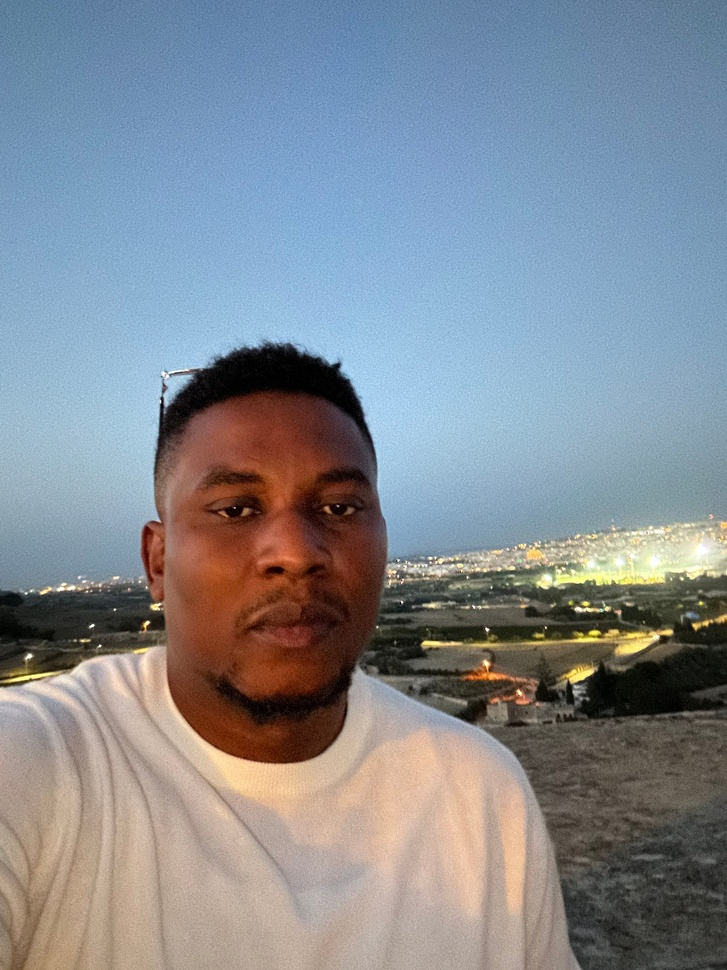
#> input picture img.jpg, 727 x 970 px, shrunk from 2316 x 3088 before the run
$ python image_blur.py
#> lines starting #> are read from the running program, lines starting #| are printed output that depends on the picture
import cv2
import numpy as np

def image_blur(image_path, output_path):
    # Read the image
#> called with image_path = 'img.jpg', output_path = 'image_blur.jpg'
    image = cv2.imread(image_path)
#> image is the input picture: shape (970, 727, 3); mean B, G, R 146.1, 138.2, 131.7

    # Convert the image to grayscale
    gray = cv2.cvtColor(image, cv2.COLOR_BGR2GRAY)
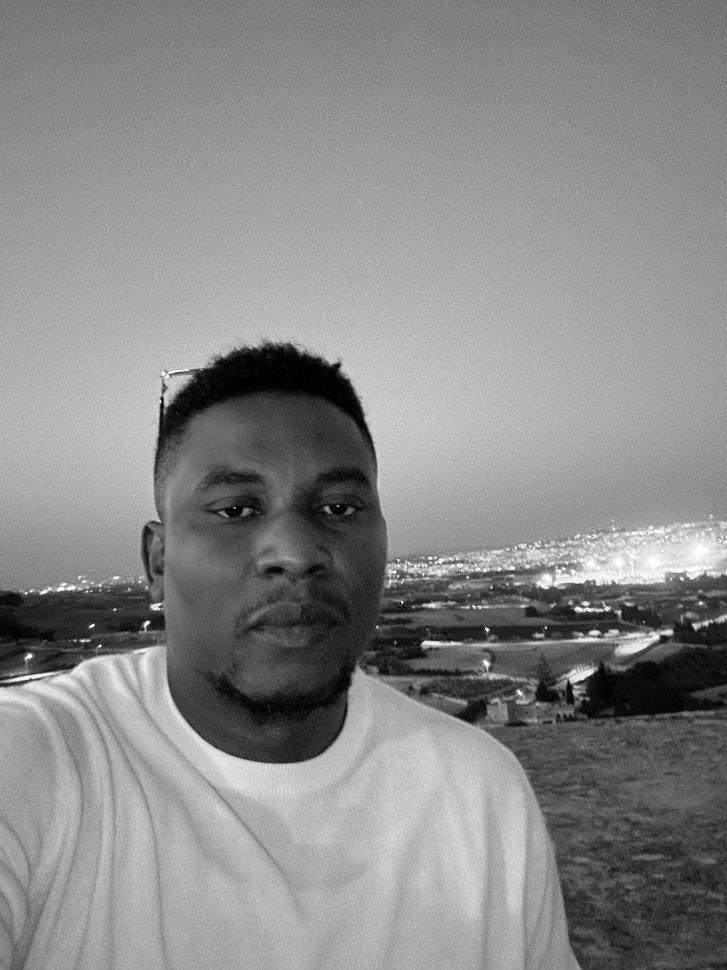
#> gray: shape (970, 727); min 0, max 255, mean 137.2

    # Apply Gaussian blur to reduce noise
    blurred = cv2.GaussianBlur(gray, (5, 5), 0)

    # Invert the blurred image
    inverted = cv2.bitwise_not(blurred)
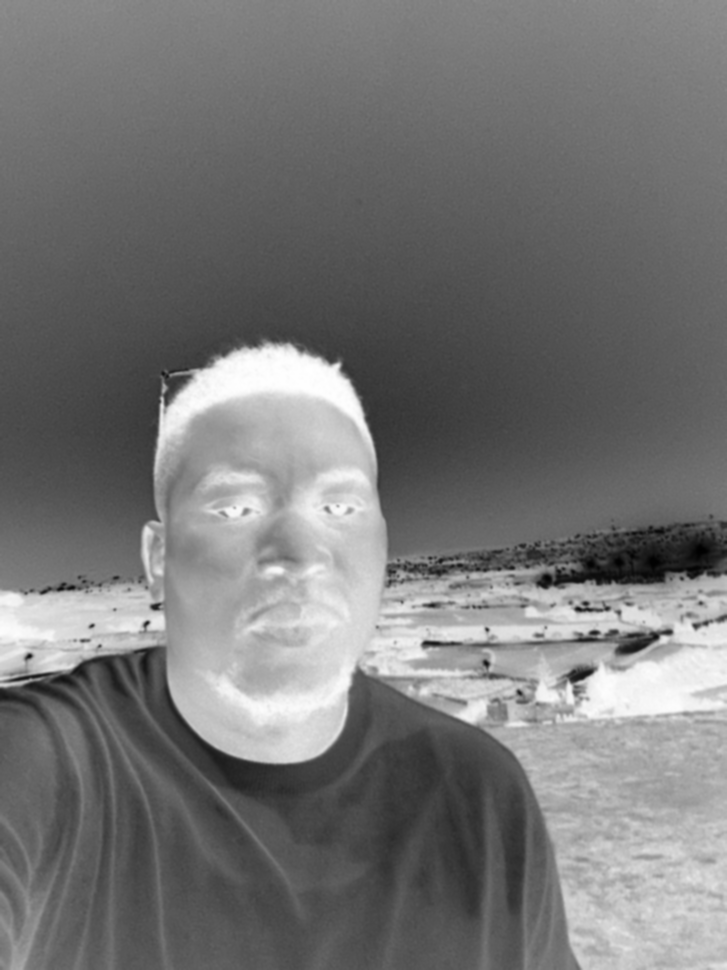
#> inverted: shape (970, 727); min 0, max 255, mean 117.8

    # Apply the pencil sketch effect
    sketch = cv2.divide(gray, inverted, scale=256.0)
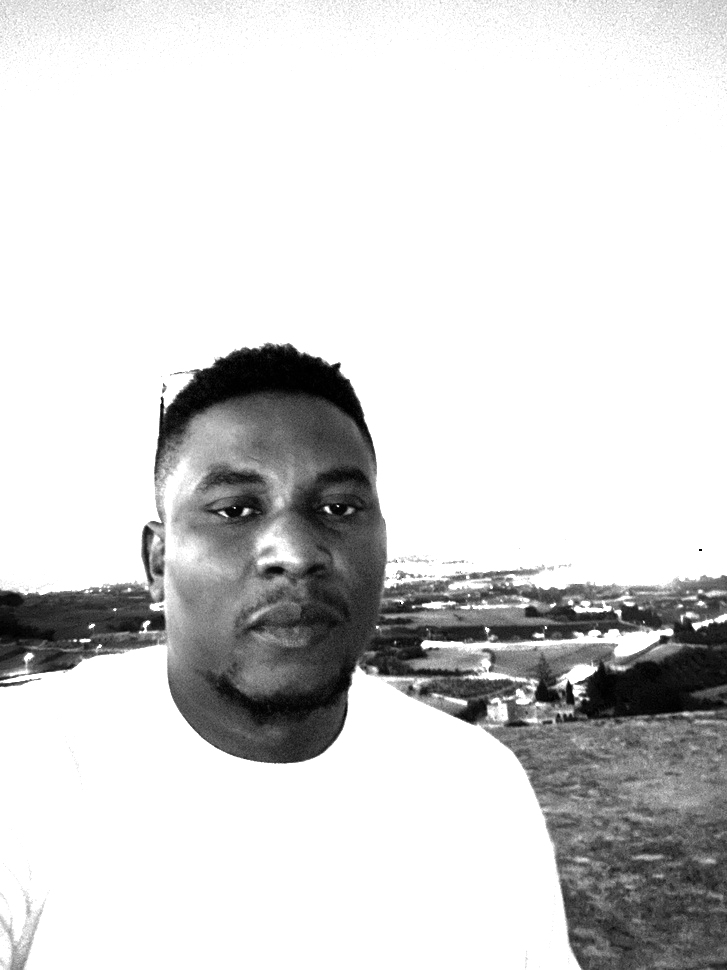
#> sketch: shape (970, 727); min 0, max 255, mean 212.6

    # Save the sketch image
    cv2.imwrite('image_blur.jpg', sketch)

input_image_path = 'img.jpg'
output_image_path = 'image_blur.jpg'
image_blur(input_image_path, output_image_path)
